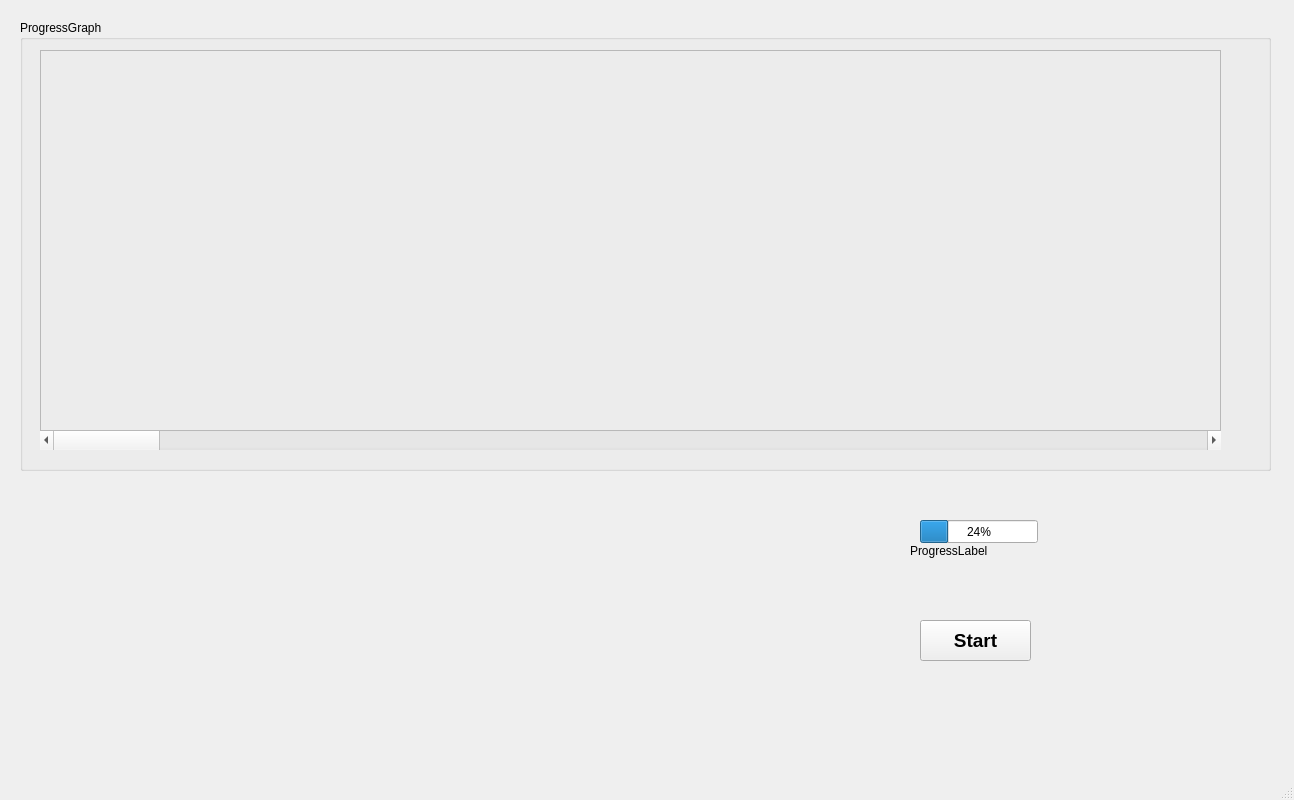
<?xml version="1.0" encoding="UTF-8"?>
<ui version="4.0">
 <class>MainWindow</class>
 <widget class="QMainWindow" name="MainWindow">
  <property name="geometry">
   <rect>
    <x>0</x>
    <y>0</y>
    <width>1294</width>
    <height>800</height>
   </rect>
  </property>
  <property name="windowTitle">
   <string>MainWindow</string>
  </property>
  <widget class="QWidget" name="centralwidget">
   <widget class="QPushButton" name="startStopButton">
    <property name="geometry">
     <rect>
      <x>920</x>
      <y>620</y>
      <width>111</width>
      <height>41</height>
     </rect>
    </property>
    <property name="font">
     <font>
      <pointsize>14</pointsize>
      <weight>75</weight>
      <bold>true</bold>
     </font>
    </property>
    <property name="text">
     <string>Start</string>
    </property>
   </widget>
   <widget class="QGroupBox" name="groupBox">
    <property name="geometry">
     <rect>
      <x>20</x>
      <y>20</y>
      <width>1251</width>
      <height>451</height>
     </rect>
    </property>
    <property name="title">
     <string>ProgressGraph</string>
    </property>
    <widget class="QScrollBar" name="GraphSlider">
     <property name="geometry">
      <rect>
       <x>20</x>
       <y>410</y>
       <width>1181</width>
       <height>20</height>
      </rect>
     </property>
     <property name="orientation">
      <enum>Qt::Horizontal</enum>
     </property>
    </widget>
    <widget class="QFrame" name="GraphCanvas">
     <property name="geometry">
      <rect>
       <x>20</x>
       <y>30</y>
       <width>1181</width>
       <height>381</height>
      </rect>
     </property>
     <property name="frameShape">
      <enum>QFrame::StyledPanel</enum>
     </property>
     <property name="frameShadow">
      <enum>QFrame::Raised</enum>
     </property>
    </widget>
   </widget>
   <widget class="QProgressBar" name="progressBar">
    <property name="geometry">
     <rect>
      <x>920</x>
      <y>520</y>
      <width>118</width>
      <height>23</height>
     </rect>
    </property>
    <property name="value">
     <number>24</number>
    </property>
   </widget>
   <widget class="QLabel" name="ProgressLabel">
    <property name="geometry">
     <rect>
      <x>910</x>
      <y>540</y>
      <width>111</width>
      <height>21</height>
     </rect>
    </property>
    <property name="text">
     <string>ProgressLabel</string>
    </property>
   </widget>
  </widget>
  <widget class="QMenuBar" name="menubar">
   <property name="geometry">
    <rect>
     <x>0</x>
     <y>0</y>
     <width>1294</width>
     <height>21</height>
    </rect>
   </property>
  </widget>
  <widget class="QStatusBar" name="statusbar"/>
 </widget>
 <resources/>
 <connections/>
</ui>
